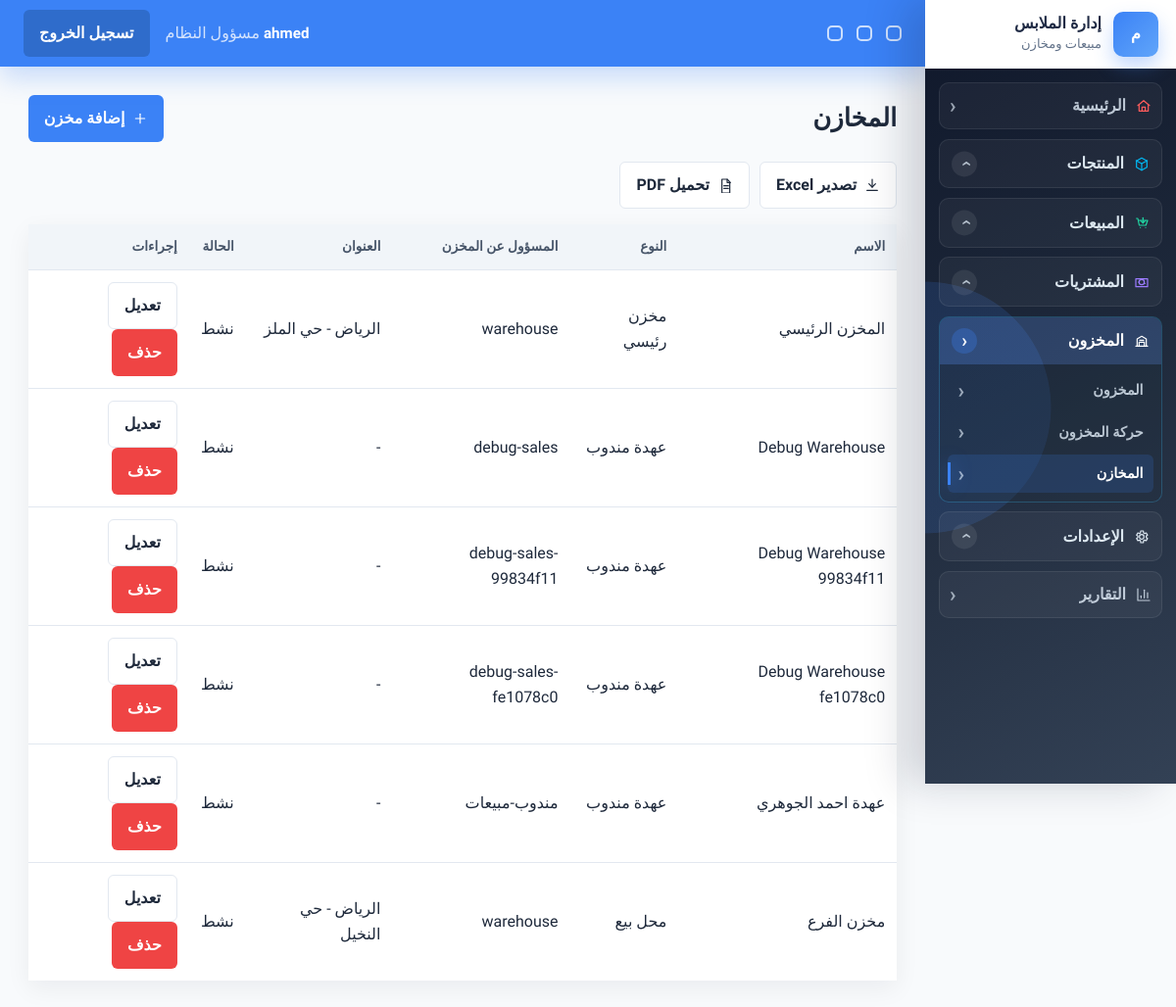
The app's page /inventory/warehouses/ (signed in) with its own data.
### accounts/models.py (models this page shows, shortened)
class User(AbstractUser):
    ROLE_MANAGER = 'manager'
    ROLE_SALES = 'sales'
    ROLE_WAREHOUSE = 'warehouse'
    ROLE_CHOICES = [
        (ROLE_MANAGER, 'مسؤول النظام'),
        (ROLE_SALES, 'مندوب مبيعات'),
        (ROLE_WAREHOUSE, 'مسؤول مخزن'),
    ]
    username = models.CharField(
        'اسم المستخدم',
        max_length=150,
        unique=True,
        help_text='يمكن استخدام الحروف والأرقام والمسافات.',
        error_messages={'unique': 'يوجد مستخدم بهذا الاسم بالفعل.'},
    )
    role = models.CharField(max_length=20, choices=ROLE_CHOICES, default=ROLE_SALES, db_index=True)
    phone = models.CharField(max_length=20, blank=True, null=True)
    created_at = models.DateTimeField(auto_now_add=True, db_index=True)
    class Meta:
        indexes = [
            models.Index(fields=['role', 'is_active']),
            models.Index(fields=['created_at']),
        ]
    @property
    def is_manager(self):
        return self.role == self.ROLE_MANAGER or self.is_superuser

### inventory/models.py (models this page shows, shortened)
class Warehouse(models.Model):
    TYPE_MAIN = 'main'
    TYPE_STORE = 'store'
    TYPE_REPRESENTATIVE = 'representative'
    WAREHOUSE_TYPE_CHOICES = [
        (TYPE_MAIN, 'مخزن رئيسي'),
        (TYPE_STORE, 'محل بيع'),
        (TYPE_REPRESENTATIVE, 'عهدة مندوب'),
    ]
    name = models.CharField(max_length=100, db_index=True)
    warehouse_type = models.CharField(max_length=20, choices=WAREHOUSE_TYPE_CHOICES, db_index=True)
    assigned_user = models.ForeignKey(
        settings.AUTH_USER_MODEL,
        on_delete=models.SET_NULL,
        null=True,
        blank=True,
        related_name='assigned_warehouses',
    )
    address = models.TextField(blank=True, null=True)
    is_active = models.BooleanField(default=True, db_index=True)

### inventory/views.py (the view)
# urls.py: path('warehouses/', views.WarehouseListView.as_view(), name='warehouses'),
class WarehouseListView(RoleRequiredMixin, ExportListMixin, ListView):
    allowed_roles = ('manager', 'warehouse')
    model = Warehouse
    template_name = 'inventory/warehouses/list.html'
    context_object_name = 'warehouses'
    paginate_by = 20
    export_title = 'قائمة المخازن'
    export_filename = 'warehouses'
    export_columns = (
        ('اسم المخزن', 'name'),
        ('النوع', 'get_warehouse_type_display'),
        ('المسؤول', 'assigned_user'),
        ('العنوان', 'address'),
        ('الحالة', lambda warehouse: 'نشط' if warehouse.is_active else 'متوقف'),
    )
    def get_queryset(self):
        return Warehouse.objects.select_related('assigned_user').order_by('warehouse_type', 'name')

### accounts/permissions.py (called while the page is built)
def has_role(user, *roles):
    if not user.is_authenticated:
        return False
    if user.is_superuser or getattr(user, 'role', None) == 'manager':
        return True
    return getattr(user, 'role', None) in roles

    def test_func(self):
        return has_role(self.request.user, *self.allowed_roles)

### config/exports.py (called while the page is built)
    def dispatch(self, request, *args, **kwargs):
        export_format = request.GET.get('export')
        if export_format in {'excel', 'pdf'}:
            return self.export_response(export_format)
        return super().dispatch(request, *args, **kwargs)

    def get_context_data(self, **kwargs):
        context = super().get_context_data(**kwargs)
        context['export_enabled'] = bool(self.export_columns)
        return context

### templates/inventory/warehouses/list.html (shortened to what this page needs)
{% extends 'base.html' %}
{% block content %}
<div class="page-head">
    <h1>المخازن</h1>
    {% if request.user.is_manager %}
        <a class="btn btn-accent" href="{% url 'inventory:warehouse_create' %}">
            <svg class="ui-icon"><use href="#icon-plus"></use></svg>
            إضافة مخزن
        </a>
    {% endif %}
</div>
{% include 'partials/export_buttons.html' %}
<div class="table-wrap">
    <table>
        <thead>
            <tr>
                <th>الاسم</th>
                <th>النوع</th>
                <th>المسؤول عن المخزن</th>
                <th>العنوان</th>
                <th>الحالة</th>
                <th>إجراءات</th>
            </tr>
        </thead>
        <tbody>
            {% for warehouse in warehouses %}
                <tr>
                    <td>{{ warehouse.name }}</td>
                    <td>{{ warehouse.get_warehouse_type_display }}</td>
                    <td>{{ warehouse.assigned_user|default:'-' }}</td>
                    <td>{{ warehouse.address|default:'-' }}</td>
                    <td>{{ warehouse.is_active|yesno:'نشط,متوقف' }}</td>
                    <td>
                        {% if request.user.is_manager %}
                            <a class="btn btn-light" href="{% url 'inventory:warehouse_update' warehouse.pk %}">تعديل</a>
                            <a class="btn btn-danger" href="{% url 'inventory:warehouse_delete' warehouse.pk %}">حذف</a>
                        {% endif %}
                    </td>
                </tr>
            {% empty %}
                <tr><td colspan="6">لا توجد مخازن</td></tr>
            {% endfor %}
        </tbody>
    </table>
</div>
{% endblock %}

### templates/partials/navbar.html (shortened to what this page needs)
<header class="topbar">
    <div class="topbar-tools" aria-hidden="true">
        <span></span>
        <span></span>
        <span></span>
    </div>
    <div class="topbar-user">
        <strong>{{ request.user.get_full_name|default:request.user.username }}</strong>
        <span>{{ request.user.get_role_display }}</span>
    </div>
    <form method="post" action="{% url 'accounts:logout' %}">
        <button class="btn btn-secondary" type="submit">تسجيل الخروج</button>
    </form>
</header>

### records on screen
User: user.get_full_name "ahmed", user.role "مسؤول النظام"
Warehouse: name "المخزن الرئيسي", warehouse_type "مخزن رئيسي", assigned_user "warehouse", address "الرياض - حي الملز", is_active "نشط"
Warehouse: name "Debug Warehouse", warehouse_type "عهدة مندوب", assigned_user "debug-sales", address "-", is_active "نشط"
Warehouse: name "Debug Warehouse 99834f11", warehouse_type "عهدة مندوب", assigned_user "debug-sales-99834f11", address "-", is_active "نشط"
Warehouse: name "Debug Warehouse fe1078c0", warehouse_type "عهدة مندوب", assigned_user "debug-sales-fe1078c0", address "-", is_active "نشط"
Warehouse: name "عهدة احمد الجوهري", warehouse_type "عهدة مندوب", assigned_user "مندوب-مبيعات", address "-", is_active "نشط"
Warehouse: name "مخزن الفرع", warehouse_type "محل بيع", assigned_user "warehouse", address "الرياض - حي النخيل", is_active "نشط"
